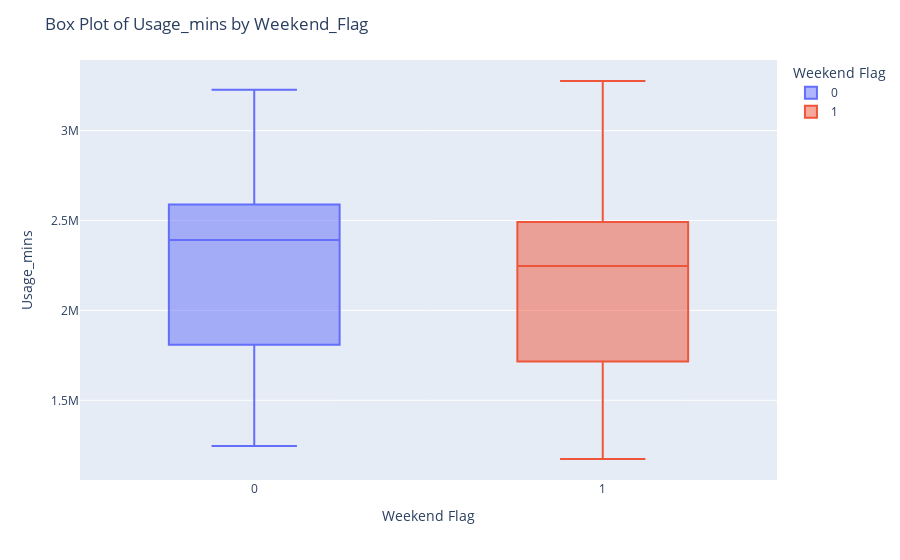

The notebook cell this image was saved under:
### Code cell
# Interactive Box Plot of Usage_mins by Weekend_Flag using Plotly
fig = px.box(data, x='weekend_flag', y='usage_mins', color='weekend_flag',
             labels={'weekend_flag': 'Weekend Flag', 'usage_mins': 'Usage_mins'})
fig.update_layout(title='Box Plot of Usage_mins by Weekend_Flag')
fig.show()

### Figure 1 — Plotly figure (JSON) as saved in the notebook; plotly's stock layout.template omitted (floating-point values rounded to 4 significant figures; data arrays with more than 128 entries replaced by an {"elided": "..."} marker saying what was removed)
{"data": [{"alignmentgroup": "True", "hovertemplate": "Weekend Flag=%{x}<br>Usage_mins=%{y}<extra></extra>", "legendgroup": "0", "marker": {"color": "#636efa"}, "name": "0", "notched": false, "offsetgroup": "0", "orientation": "v", "showlegend": true, "type": "box", "x": {"elided": "516 int values"}, "x0": " ", "xaxis": "x", "y": {"elided": "516 int values"}, "y0": " ", "yaxis": "y"}, {"alignmentgroup": "True", "hovertemplate": "Weekend Flag=%{x}<br>Usage_mins=%{y}<extra></extra>", "legendgroup": "1", "marker": {"color": "#EF553B"}, "name": "1", "notched": false, "offsetgroup": "1", "orientation": "v", "showlegend": true, "type": "box", "x": {"elided": "207 int values"}, "x0": " ", "xaxis": "x", "y": {"elided": "207 int values"}, "y0": " ", "yaxis": "y"}], "layout": {"boxmode": "overlay", "legend": {"title": {"text": "Weekend Flag"}, "tracegroupgap": 0}, "margin": {"t": 60}, "title": {"text": "Box Plot of Usage_mins by Weekend_Flag"}, "xaxis": {"anchor": "y", "categoryarray": [0, 1], "categoryorder": "array", "domain": [0, 1], "title": {"text": "Weekend Flag"}}, "yaxis": {"anchor": "x", "domain": [0, 1], "title": {"text": "Usage_mins"}}}}
